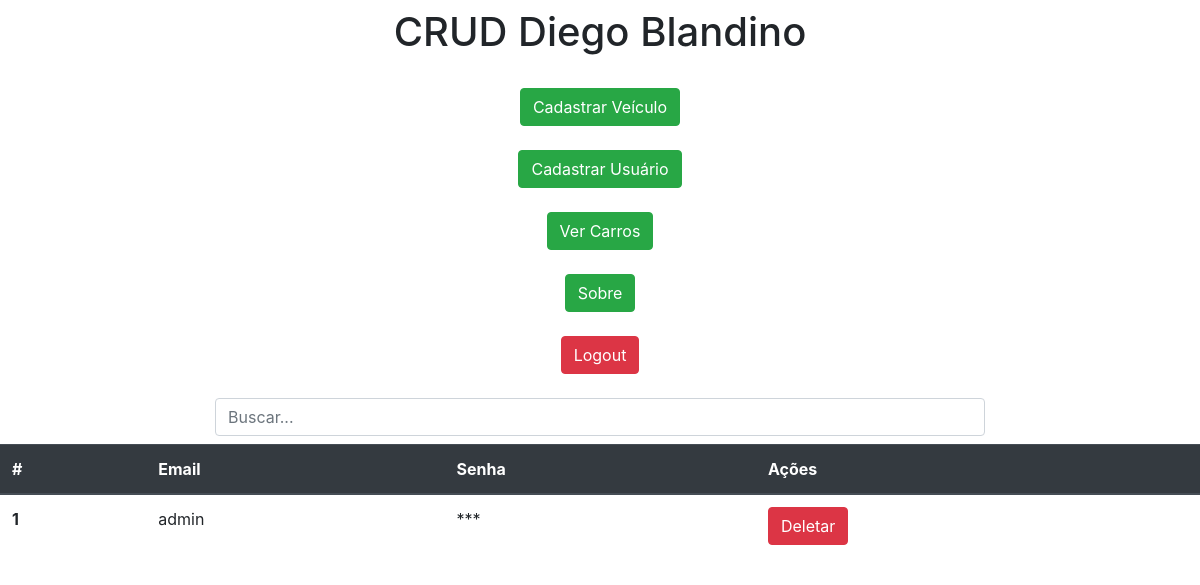
The app's page /users (signed in), older data.
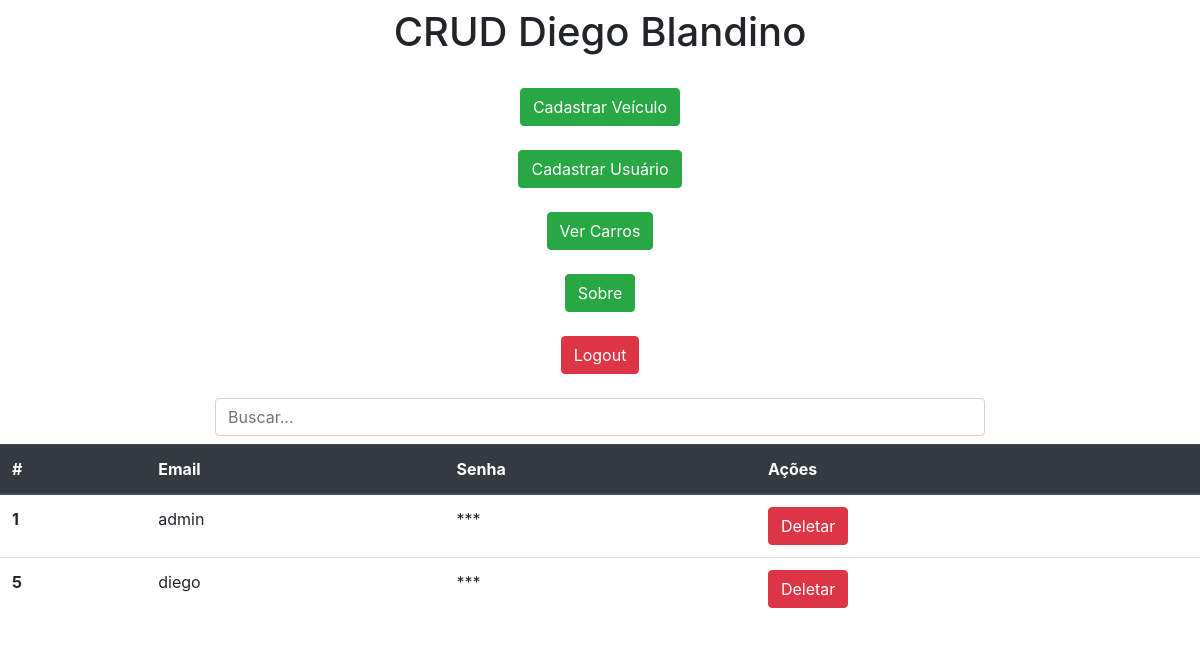
The same page, newer data.
### app/models.py (models this page shows)
class Usuarios(models.Model):
    email = models.CharField(max_length=100)
    senha = models.CharField(max_length=100)

### app/views.py (the view)
# urls.py: path('users', users, name='users'),
def users(request):
    if request.method == 'GET':
        isLogged = request.session.get('isLogged')
        if isLogged != True:
            return redirect('login')
        data = {}
        search = request.GET.get('search')
        if search:
            data['db'] = Usuarios.objects.filter(email__icontains=search)
        else:
            data['db'] = Usuarios.objects.all()
        return render(request, 'users.html', data)

### app/templates/users.html (shortened to what this page needs)
<!DOCTYPE html>
<html lang="pt-br">
<head>
    <link rel="stylesheet" href="https://stackpath.bootstrapcdn.com/bootstrap/4.4.1/css/bootstrap.min.css">
</head>
<body>
    <div class="col-8 m-auto pt-2 pb-2 text-center">
        <h1>CRUD Diego Blandino</h1>
    </div>
    <div class="col-8 m-auto pt-3 pb-2 text-center">
        <a href="/form" class="btn btn-success">Cadastrar Veículo</a>
    </div>
     <div class="col-8 m-auto pt-3 pb-2 text-center">
        <a href="/formuser" class="btn btn-success">Cadastrar Usuário</a>
    </div>
    <div class="col-8 m-auto pt-3 pb-2 text-center">
        <a href="/" class="btn btn-success">Ver Carros</a>
    </div>
     <div class="col-8 m-auto pt-3 pb-2 text-center">
        <a href="/sobre" class="btn btn-success">Sobre</a>
    </div>
    <div class="col-8 m-auto pt-3 pb-2 text-center">
        <a href="/logout" class="btn btn-danger">Logout</a>
    </div>
    <div class="col-8 m-auto pt-3 pb-2 text-center">
        <form method="get">
            <input type="text" id="search" name="search" class="form-control" placeholder="Buscar...">
        </form>
    </div>
    <table class="table">
  <thead class="thead-dark">
    <tr>
      <th scope="col">#</th>
      <th scope="col">Email</th>
      <th scope="col">Senha</th>
      <th scope="col">Ações</th>
    </tr>
  </thead>
  <tbody>
  {% if error %} <span>{{ error }}</span> {% else %}
      {% for dbs in db %}
       <tr>
          <th>{{dbs.id}}</th>
          <td>{{dbs.email}}</td>
          <td>***</td>
          <td>
            <a href="/deleteuser/{{dbs.id}}/" class="btn btn-danger btnDel">Deletar</a>
        </td>
        </tr>
      {% endfor %}
  {% endif %}
  </tbody>
</table>
    {% load static %}
</body>
</html>

Row changes from the older to the newer data that the page shows:
added Usuarios: id "5", email "diego"
